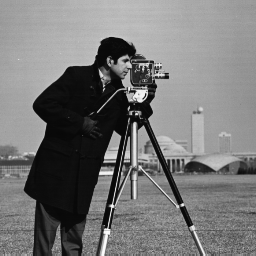
#> input picture U2/cameraman.tif, 256 x 256 px, given in place of xray-chest.png, which was not available
$ python PI_U2_Transformacion_y_Filtrado_p1.py
#> lines starting #> are read from the running program, lines starting #| are printed output that depends on the picture; pictures that were not available may be replaced by others from this repository, and a replacement may not be noted
#VISTO !

import cv2
import numpy as np
import matplotlib.pyplot as plt

# --- imadjust --------------------------------------------------------------
def imadjust(x, vin=None, vout=[0,255], gamma=1):
    # x      : Imagen de entrada en escalas de grises (2D), formato uint8.
    # vin    : Límites de los valores de intensidad de la imagen de entrada
    # vout   : Límites de los valores de intensidad de la imagen de salida
    # y      : Imagen de salida
    if vin==None:
        vin = [x.min(), x.max()]
    y = (((x - vin[0]) / (vin[1] - vin[0])) ** gamma) * (vout[1] - vout[0]) + vout[0]
    y[x<vin[0]] = vout[0]   # Valores menores que low_in se mapean a low_out
    y[x>vin[1]] = vout[1]   # Valores mayores que high_in se mapean a high_out
    if x.dtype==np.uint8:
        y = np.uint8(np.clip(np.round(y), 0, 255))   # Numpy underflows/overflows para valores fuera de rango, se debe utilizar clip.
    return y

# img = cv2.imread('cameraman.tif',cv2.IMREAD_GRAYSCALE)
img = cv2.imread('xray-chest.png',cv2.IMREAD_GRAYSCALE)
#> img is the input picture: shape (256, 256); min 7, max 253, mean 118.7
img_adj1 = imadjust(img)
#> in imadjust, `vin = [x.min(), x.max()]`: vin = [7, 253]
img_adj2 = imadjust(img, vin=[50,80])

img_adj1.min()
img_adj1.max()

img_adj2.min()
img_adj2.max()

ax1 = plt.subplot(221)
h = plt.imshow(img,cmap='gray',vmin=0,vmax=255)
plt.title("Imagen Original - plt.imshow(img,cmap='gray',vmin=0,vmax=255)")
plt.colorbar(h)

plt.subplot(222, sharex=ax1, sharey=ax1)
h = plt.imshow(img,cmap='gray')
plt.title("Imagen Original - plt.imshow(img,cmap='gray')")
plt.colorbar(h)

plt.subplot(223, sharex=ax1, sharey=ax1)
h = plt.imshow(img_adj1,cmap='gray',vmin=0,vmax=255)
plt.title("imadjust(img)")
plt.colorbar(h)

plt.subplot(224, sharex=ax1, sharey=ax1)
h = plt.imshow(img_adj2,cmap='gray',vmin=0,vmax=255)
plt.title("imadjust(img,vin=[50,80])")
plt.colorbar(h)

plt.show()

# --- imadjust - ejemplo 2 --------------------------------------------------------------
img = cv2.imread('mammogram.tif',cv2.IMREAD_GRAYSCALE)
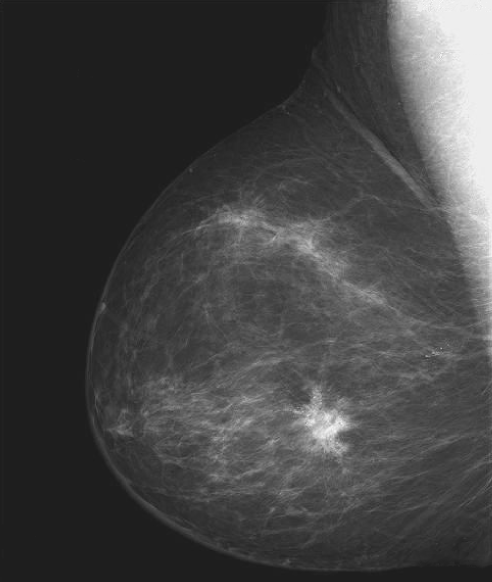
#> input picture U2/mammogram.tif, 984 x 1164 px (shown at 1/2 size)
#> img is the input picture: shape (1164, 984); min 21, max 255, mean 66.6
img_neg = cv2.bitwise_not(img)        # Imagen "negativa"
img_adj = imadjust(img,vin=[128,192])
#> call 3 of imadjust, with gamma = 1
#> in imadjust (call 3), `y[x>vin[1]] = vout[1]`:
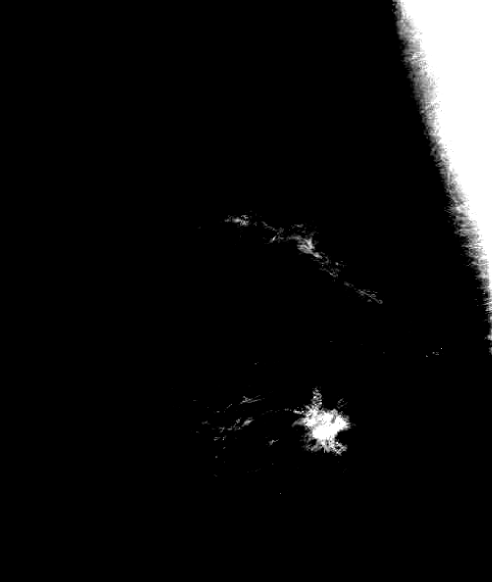
#> y: shape (1164, 984) float64 (shown at 1/2 size); min 0, max 255, mean 15.1
img_adj2 = imadjust(img, gamma=2)

img.min()
img.max()

img_adj.min()
img_adj.max()

plt.figure()
ax1 = plt.subplot(221)
plt.imshow(img, cmap="gray",vmin=0,vmax=255), plt.title("Imagen Original")
plt.subplot(222,sharex=ax1, sharey=ax1), plt.imshow(img_neg, cmap="gray",vmin=0,vmax=255), plt.title("Negativo")
plt.subplot(223,sharex=ax1, sharey=ax1), plt.imshow(img_adj, cmap="gray",vmin=0,vmax=255), plt.title("imadjust(img,vin=(128,192))")
plt.subplot(224,sharex=ax1, sharey=ax1), plt.imshow(img_adj2, cmap="gray",vmin=0,vmax=255), plt.title("imadjust(img, gamma=2)")
plt.show()

# --- Transformación logarítmica -----------------------------------------------------------------------
img = cv2.imread('Fourier_Spectrum.tif',cv2.IMREAD_GRAYSCALE)
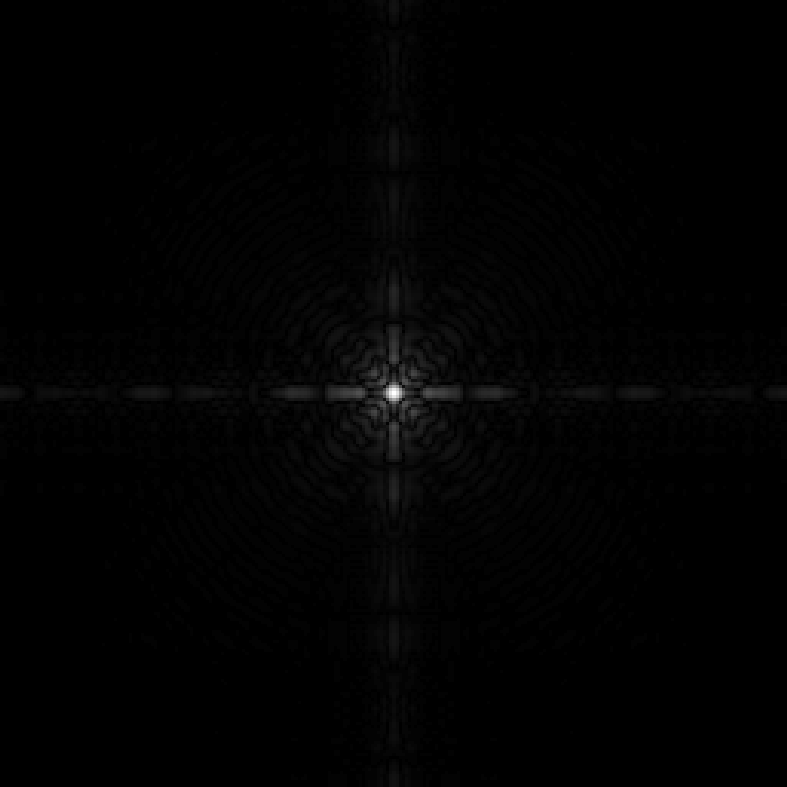
#> input picture U2/Fourier_Spectrum.tif, 787 x 787 px
#> img is the input picture: shape (787, 787); min 0, max 255, mean 2.1
img_log = 1*np.log(1+img.astype(float))
plt.subplot(121)
h=plt.imshow(img,cmap='gray')
plt.colorbar(h)
plt.title('Imagen Original')
plt.subplot(122)
h=plt.imshow(img_log, cmap='gray')
plt.colorbar(h)
plt.title('Transformación logarítmica')
plt.show()

# --- Otra transformación -----------------------------------------------------------------------
img = cv2.imread('bone_scan.tif',cv2.IMREAD_GRAYSCALE)
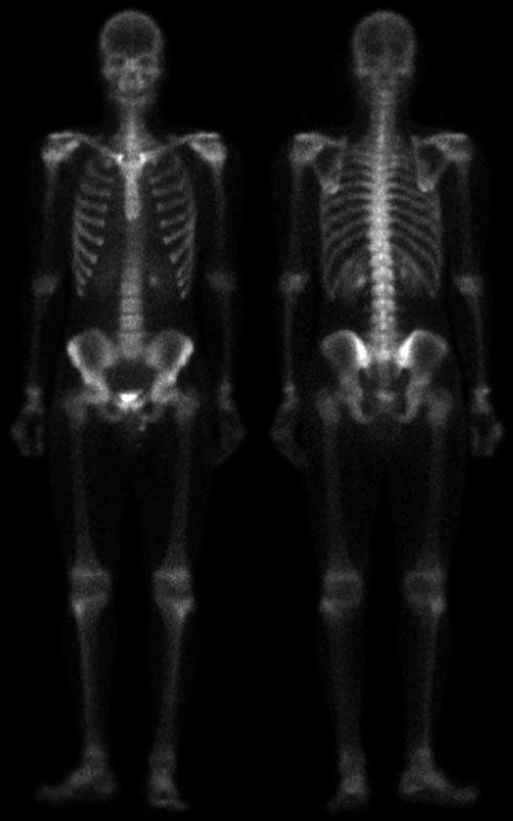
#> input picture U2/bone_scan.tif, 1026 x 1641 px (shown at 1/2 size)
#> img is the input picture: shape (1641, 1026); min 0, max 255, mean 17.1
img2 = 1 / (1 + (np.mean(img)/(img + np.finfo(float).eps ) )**0.9)  # Al sumar un float y al calcular la media, el tipo de dato se transforma en float

plt.subplot(121)
h=plt.imshow(img,cmap='gray')
plt.colorbar(h)
plt.title('Imagen Original')
plt.subplot(122)
h=plt.imshow(img2, cmap='gray')
plt.colorbar(h)
plt.title('Otra transformación')
plt.show()


# --- Ecualización de histograma -----------------------------------------
img = cv2.imread('pollen_electron_microscope.tif',cv2.IMREAD_GRAYSCALE)
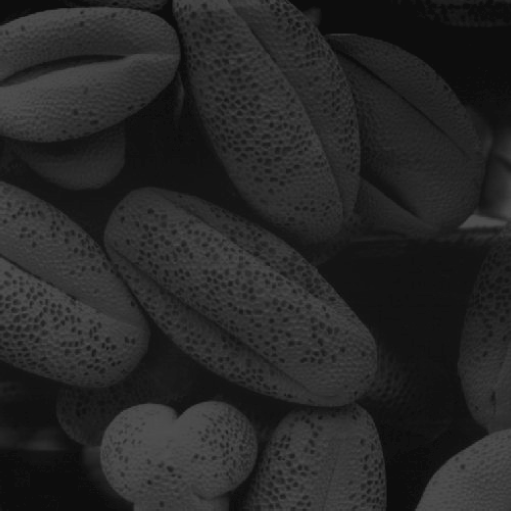
#> input picture U2/pollen_electron_microscope.tif, 1021 x 1021 px (shown at 1/2 size)
#> img is the input picture: shape (1021, 1021); min 13, max 83, mean 38.8
img.shape
img_fl = img.flatten()
img_fl.shape
hist, bins = np.histogram(img.flatten(), 256, [0, 256])
#> hist = 256 values, max 73608 at index 13, min 0 at index 0, mean 4072; bins = 257 values from 0 to 256
hist2 = cv2.calcHist([img], [0], None, [256], [0, 256]) # Más rápida que np.histogram()
#> hist2 has the same summary as hist
max(abs(hist.flatten() - hist2.flatten()))
img_heq = cv2.equalizeHist(img)

plt.subplot(121)
plt.imshow(img,cmap='gray')
plt.title('Imagen Original')
plt.subplot(122)
#plt.plot(hist)
# plt.plot(bins[:-1], hist)
plt.hist(img.flatten(), 256, [0, 256])
plt.title('Histograma')
plt.show()
#> figure, not shown here; panel 2: tallest bar 73608 high, from x = 13 to 14

ax1=plt.subplot(221)
#plt.imshow(img,cmap='gray')
plt.imshow(img,cmap='gray',vmin=0,vmax=255)
plt.title('Imagen Original')
plt.subplot(222)
plt.hist(img.flatten(), 256, [0, 256])
plt.title('Histograma')
plt.subplot(223,sharex=ax1,sharey=ax1)
#plt.imshow(img_heq,cmap='gray')
plt.imshow(img_heq,cmap='gray',vmin=0,vmax=255)
plt.title('Imagen Ecualizada')
plt.subplot(224)
plt.hist(img_heq.flatten(), 256, [0, 256])
plt.title('Histograma')
plt.show()
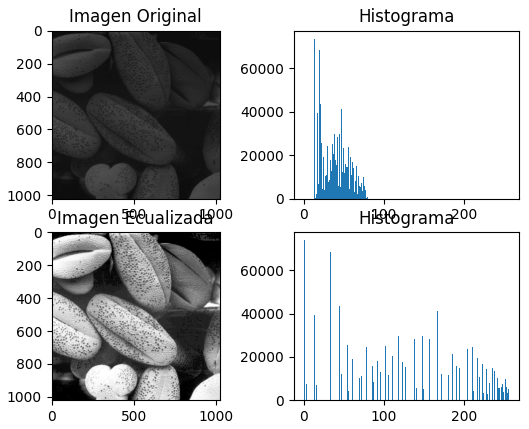
#> figure drawn by matplotlib, 4 panels; panel 2: tallest bar 73608 high, from x = 13 to 14; panel 4: tallest bar 74004 high, from x = 0 to 1

histn = hist.astype(np.double) / img.size
#> histn = 256 values, max 0.0706 at index 13, min 0 at index 0, mean 0.00391
cdf = histn.cumsum()
#> cdf = 256 values from 0 to 1
plt.plot(cdf,color='r')
plt.title('cdf')
plt.show()
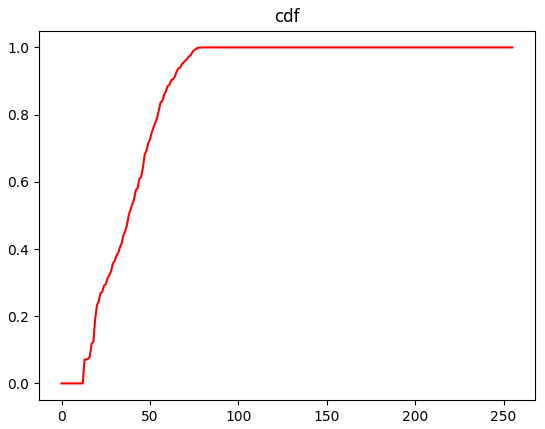
#> figure drawn by matplotlib, 1 panel; curve peaks at x = 83, y = 1
